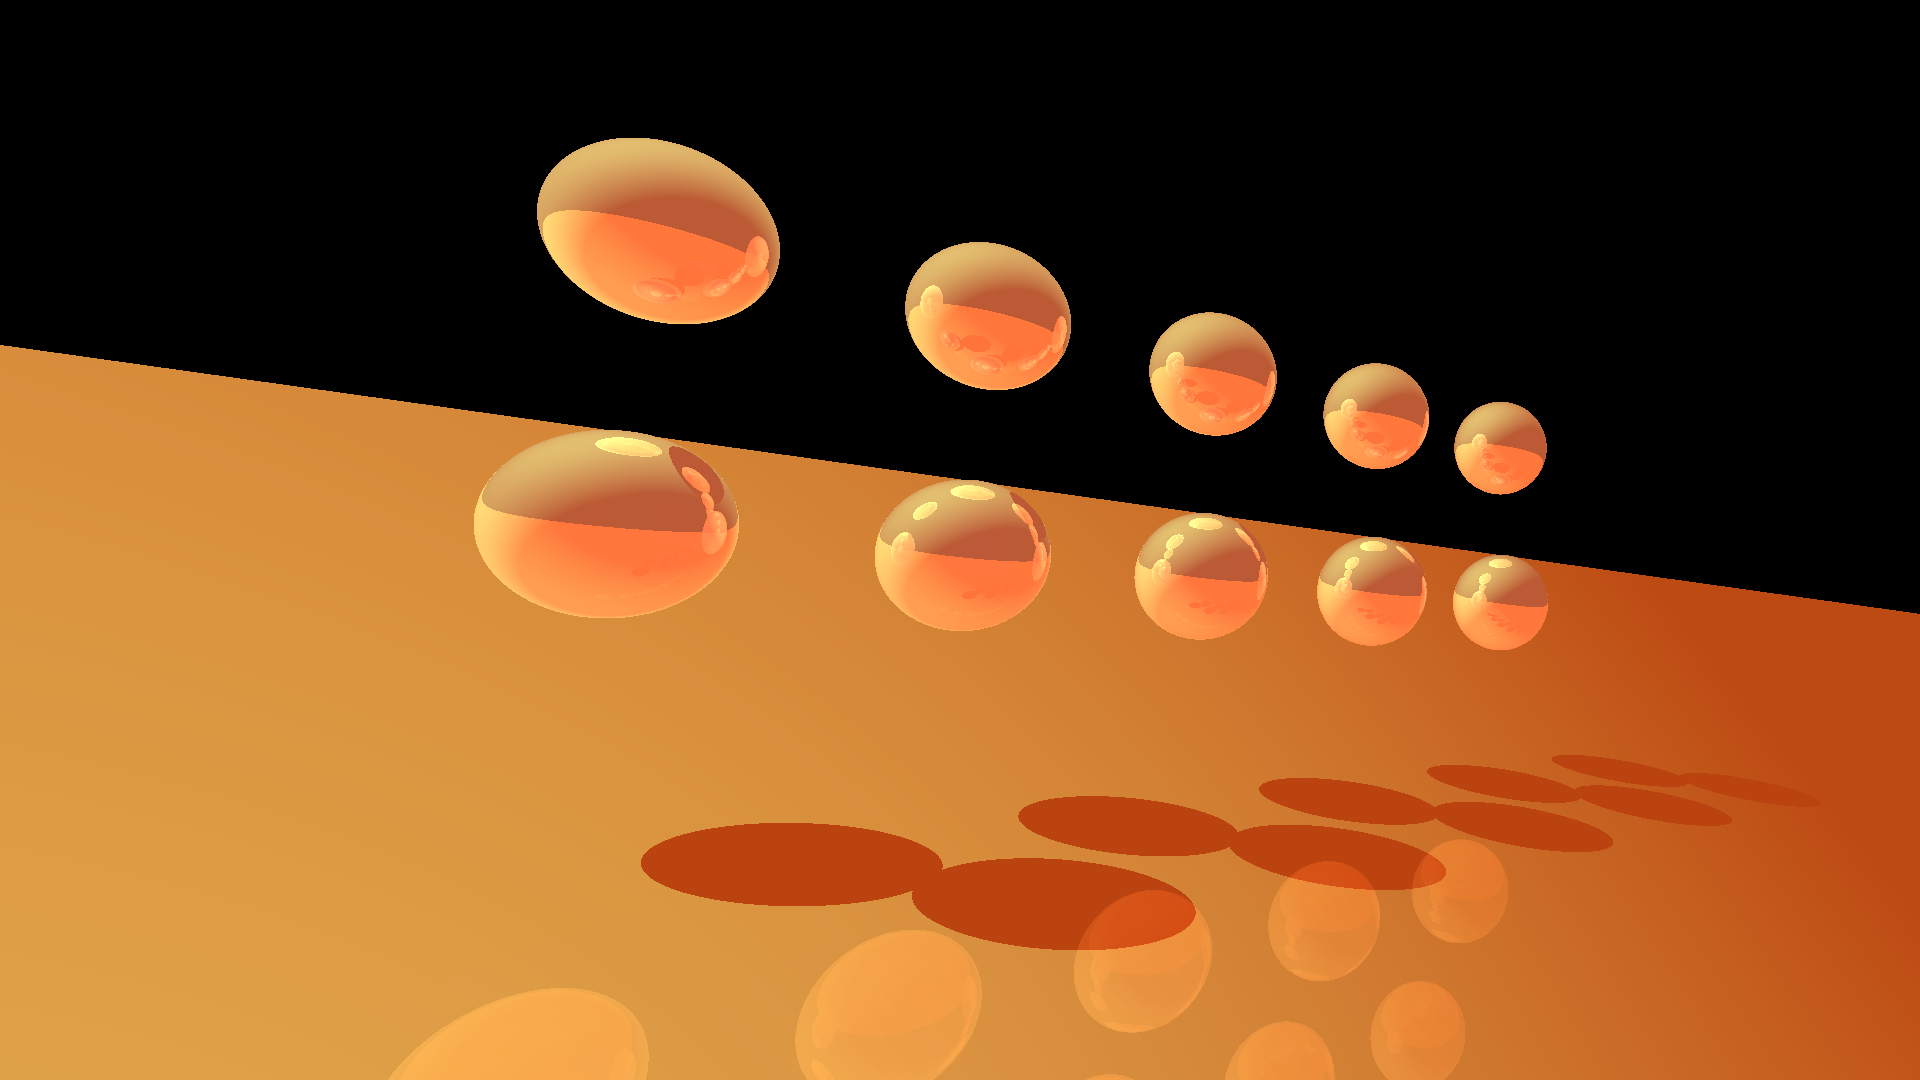

Reproduce this figure in Python.
'''
  Testing objects in a scene
  * imports are bad
'''
from light import *
from plane import *
from sphere import *
from surface import *
from tracer import *
from vector import *
import time, math, Image, ImageDraw

width = 400
height = 300

fov = 120.0
surface = Surface(70,120,200,.01,.99,.1,.1,.1)
surface2 = Surface(250,120,70,.01,.99,.05,.3,.4)
o = [Sphere(6,Vector(-10,2,-10),surface)]
#o.append(Sphere(4,Vector(-20,3,-12),surface2))
o=[]
for j in range(2):
    for i in range(5):
        o.append(Sphere(3.0,Vector(-20+10*i,10*j,-20),surface))

o.append(Plane(Vector(1,-10,0),Vector(0,1,.2),surface))
#o.append(Plane(Vector(0,0,-100),Vector(0,0,1),surface))
l = [Light(0,75,75,75),Light(1,40,100,100,Vector(3,-6,3))]
l.append(Light(2,10,0,130,Vector(-10,1,-10)))

eye = Vector(-20,-5,20)
lookAt = Vector(0,0,0)
up = Vector(0,1,0)
background = (0,0,0)

time.clock()
im = Image.new('RGB',(width,height))
testdraw = Tracer(o,l,im,background)
testdraw.set_view(eye,lookAt,up,fov)
testdraw.render(eye)
print str(time.clock()/60)+'min'
